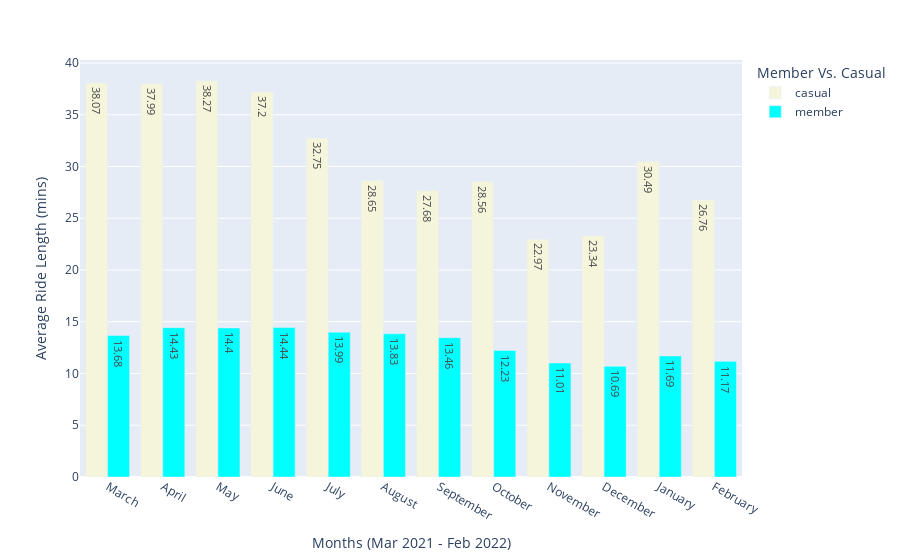

The code cell stored with this chart in its notebook:
### Code cell
# Plotting..
px.bar(figure4, x = 'month', y = 'ride_length',
        color = 'member_casual',
        barmode='group',
        text = 'ride_length', 
        labels = {'ride_length': 'Average Ride Length (mins)', 'member_casual': 'Member Vs. Casual', 'month': 'Months (Mar 2021 - Feb 2022)'},
        hover_name = 'member_casual', hover_data = {'member_casual': False, 'ride_length': True}, 
        color_discrete_map = {'casual': '#F5F5DC', 'member': '#00FFFF'})

### Figure 1 — Plotly figure (JSON) as saved in the notebook; plotly's stock layout.template omitted (floating-point values rounded to 4 significant figures)
{"data": [{"alignmentgroup": "True", "customdata": [["casual"], ["casual"], ["casual"], ["casual"], ["casual"], ["casual"], ["casual"], ["casual"], ["casual"], ["casual"], ["casual"], ["casual"]], "hovertemplate": "<b>%{hovertext}</b><br><br>Months (Mar 2021 - Feb 2022)=%{x}<br>Average Ride Length (mins)=%{text}<extra></extra>", "hovertext": ["casual", "casual", "casual", "casual", "casual", "casual", "casual", "casual", "casual", "casual", "casual", "casual"], "legendgroup": "casual", "marker": {"color": "#F5F5DC", "pattern": {"shape": ""}}, "name": "casual", "offsetgroup": "casual", "orientation": "v", "showlegend": true, "text": [38.07, 37.99, 38.27, 37.2, 32.75, 28.65, 27.68, 28.56, 22.97, 23.34, 30.49, 26.76], "textposition": "auto", "type": "bar", "x": ["March", "April", "May", "June", "July", "August", "September", "October", "November", "December", "January", "February"], "xaxis": "x", "y": [38.07, 37.99, 38.27, 37.2, 32.75, 28.65, 27.68, 28.56, 22.97, 23.34, 30.49, 26.76], "yaxis": "y"}, {"alignmentgroup": "True", "customdata": [["member"], ["member"], ["member"], ["member"], ["member"], ["member"], ["member"], ["member"], ["member"], ["member"], ["member"], ["member"]], "hovertemplate": "<b>%{hovertext}</b><br><br>Months (Mar 2021 - Feb 2022)=%{x}<br>Average Ride Length (mins)=%{text}<extra></extra>", "hovertext": ["member", "member", "member", "member", "member", "member", "member", "member", "member", "member", "member", "member"], "legendgroup": "member", "marker": {"color": "#00FFFF", "pattern": {"shape": ""}}, "name": "member", "offsetgroup": "member", "orientation": "v", "showlegend": true, "text": [13.68, 14.43, 14.4, 14.44, 13.99, 13.83, 13.46, 12.23, 11.01, 10.69, 11.69, 11.17], "textposition": "auto", "type": "bar", "x": ["March", "April", "May", "June", "July", "August", "September", "October", "November", "December", "January", "February"], "xaxis": "x", "y": [13.68, 14.43, 14.4, 14.44, 13.99, 13.83, 13.46, 12.23, 11.01, 10.69, 11.69, 11.17], "yaxis": "y"}], "layout": {"barmode": "group", "legend": {"title": {"text": "Member Vs. Casual"}, "tracegroupgap": 0}, "margin": {"t": 60}, "xaxis": {"anchor": "y", "domain": [0, 1], "title": {"text": "Months (Mar 2021 - Feb 2022)"}}, "yaxis": {"anchor": "x", "domain": [0, 1], "title": {"text": "Average Ride Length (mins)"}}}}
